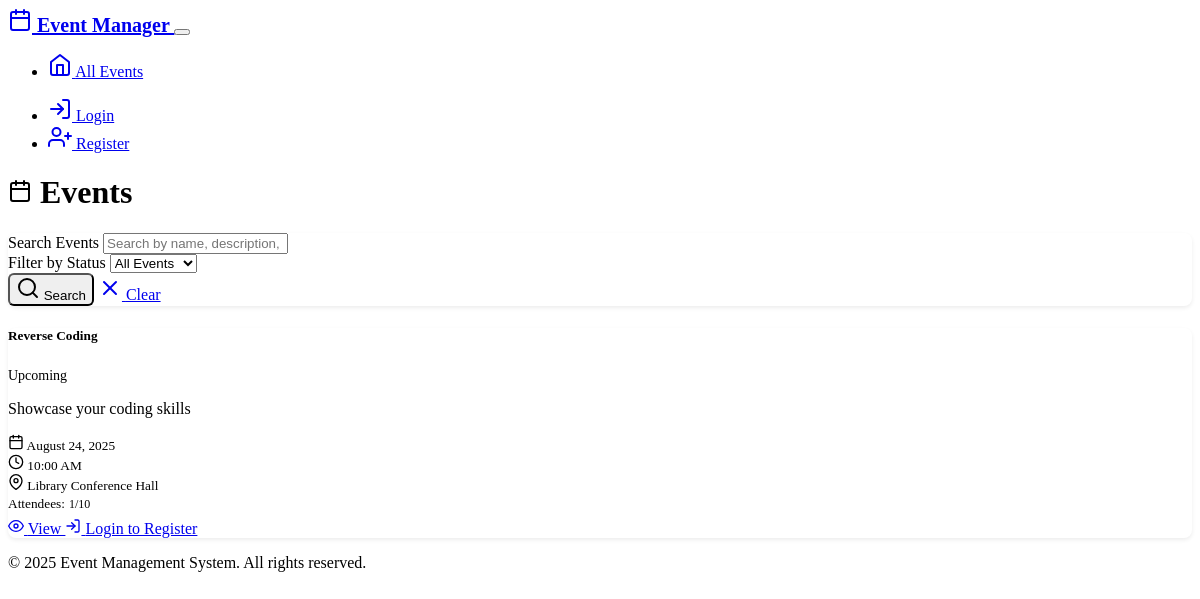
The page / on the database its author committed.
### models.py (models this page shows, shortened)
class Event(db.Model):
    id = db.Column(db.Integer, primary_key=True)
    name = db.Column(db.String(200), nullable=False)
    description = db.Column(db.Text, nullable=True)
    date = db.Column(db.Date, nullable=False)
    time = db.Column(db.Time, nullable=False)
    location = db.Column(db.String(300), nullable=False)
    max_attendees = db.Column(db.Integer, default=100)
    created_at = db.Column(db.DateTime, default=datetime.utcnow)
    updated_at = db.Column(db.DateTime, default=datetime.utcnow, onupdate=datetime.utcnow)
    created_by = db.Column(db.Integer, db.ForeignKey('user.id'), nullable=False)
    attendees = db.relationship('Attendee', backref='event', lazy=True, cascade='all, delete-orphan')
    @property
    def status(self):
        now = datetime.now()
        event_datetime = datetime.combine(self.date, self.time)
        if event_datetime > now:
            return 'upcoming'
        elif event_datetime.date() == now.date():
            return 'ongoing'
        else:
            return 'completed'
    @property
    def attendee_count(self):
        return db.session.query(Attendee).filter_by(event_id=self.id).count()

### routes.py (the view, shortened to what this page needs)
@app.route('/')
def index():
    search = request.args.get('search', '')
    status_filter = request.args.get('status', 'all')
    query = Event.query
    all_events = query.order_by(Event.date.desc(), Event.time.desc()).all()
    if status_filter != 'all':
        all_events = [event for event in all_events if event.status == status_filter]
    return render_template('index.html',
                         events=all_events,
                         search=search,
                         status_filter=status_filter)

### templates/index.html (shortened to what this page needs)
{% extends "base.html" %}
{% block content %}
<div class="row">
    <div class="col-12">
        <div class="d-flex justify-content-between align-items-center mb-4">
            <h1 class="display-4">
                <i data-feather="calendar" class="me-3"></i>
                Events
            </h1>
        </div>
        <div class="card mb-4">
            <div class="card-body">
                <form method="GET" action="{{ url_for('index') }}" class="row g-3">
                    <div class="col-md-6">
                        <label for="search" class="form-label">Search Events</label>
                        <input type="text" class="form-control" id="search" name="search"
                               value="{{ search }}" placeholder="Search by name, description, or location">
                    </div>
                    <div class="col-md-4">
                        <label for="status" class="form-label">Filter by Status</label>
                        <select class="form-select" id="status" name="status">
                            <option value="all" {% if status_filter == 'all' %}selected{% endif %}>All Events</option>
                        </select>
                    </div>
                    <div class="col-md-2 d-flex align-items-end">
                        <button type="submit" class="btn btn-outline-primary me-2">
                            <i data-feather="search" class="me-1"></i>
                            Search
                        </button>
                        <a href="{{ url_for('index') }}" class="btn btn-outline-secondary">
                            <i data-feather="x" class="me-1"></i>
                            Clear
                        </a>
                    </div>
                </form>
            </div>
        </div>
        {% if events %}
            <div class="row">
                {% for event in events %}
                    <div class="col-lg-6 col-xl-4 mb-4">
                        <div class="card h-100">
                            <div class="card-header d-flex justify-content-between align-items-center">
                                <h5 class="card-title mb-0">{{ event.name }}</h5>
                                {% if event.status == 'upcoming' %}
                                    <span class="badge bg-primary">Upcoming</span>
                                {% elif event.status == 'ongoing' %}
                                    <span class="badge bg-success">Ongoing</span>
                                {% else %}
                                    <span class="badge bg-secondary">Completed</span>
                                {% endif %}
                            </div>
                            <div class="card-body">
                                {% if event.description %}
                                    <p class="card-text">{{ event.description[:100] }}{% if event.description|length > 100 %}...{% endif %}</p>
                                {% endif %}
                                <div class="mb-2">
                                    <small class="text-muted">
                                        <i data-feather="calendar" width="16" height="16" class="me-1"></i>
                                        {{ event.date.strftime('%B %d, %Y') }}
                                    </small>
                                </div>
                                <div class="mb-2">
                                    <small class="text-muted">
                                        <i data-feather="clock" width="16" height="16" class="me-1"></i>
                                        {{ event.time.strftime('%I:%M %p') }}
                                    </small>
                                </div>
                                <div class="mb-3">
                                    <small class="text-muted">
                                        <i data-feather="map-pin" width="16" height="16" class="me-1"></i>
                                        {{ event.location }}
                                    </small>
                                </div>
                                <div class="mb-3">
                                    <div class="d-flex justify-content-between align-items-center">
                                        <small class="text-muted">Attendees:</small>
                                        <span class="badge bg-info">{{ event.attendee_count }}/{{ event.max_attendees }}</span>
                                    </div>
                                    {% if event.max_attendees > 0 %}
                                        <div class="progress mt-1" style="height: 6px;">
                                        </div>
                                    {% endif %}
                                </div>
                            </div>
                            <div class="card-footer bg-transparent">
                                <div class="d-flex gap-2">
                                    <a href="{{ url_for('event_detail', id=event.id) }}" class="btn btn-sm btn-outline-primary">
                                        <i data-feather="eye" width="16" height="16" class="me-1"></i>
                                        View
                                    </a>
                                    {% if current_user.is_authenticated and event.status != 'completed' and event.available_spots > 0 %}
                                        <a href="{{ url_for('register_for_event', id=event.id) }}" class="btn btn-sm btn-success ms-auto">
                                            <i data-feather="user-plus" width="16" height="16" class="me-1"></i>
                                            Register
                                        </a>
                                    {% elif not current_user.is_authenticated %}
                                        <a href="{{ url_for('login') }}" class="btn btn-sm btn-info ms-auto">
                                            <i data-feather="log-in" width="16" height="16" class="me-1"></i>
                                            Login to Register
                                        </a>
                                    {% endif %}
                                </div>
                            </div>
                        </div>
                    </div>
                {% endfor %}
            </div>
        {% endif %}
    </div>
</div>
{% endblock %}

### templates/base.html (shortened to what this page needs)
<!DOCTYPE html>
<html lang="en" data-bs-theme="dark">
<head>
    <link href="https://cdn.replit.com/agent/bootstrap-agent-dark-theme.min.css" rel="stylesheet">
    <link rel="stylesheet" href="{{ url_for('static', filename='css/custom.css') }}">
</head>
<body>
    <nav class="navbar navbar-expand-lg navbar-dark bg-dark">
        <div class="container">
            <a class="navbar-brand" href="{{ url_for('index') }}">
                <i data-feather="calendar" class="me-2"></i>
                Event Manager
            </a>
            <button class="navbar-toggler" type="button" data-bs-toggle="collapse" data-bs-target="#navbarNav">
            </button>
            <div class="collapse navbar-collapse" id="navbarNav">
                <ul class="navbar-nav me-auto">
                    <li class="nav-item">
                        <a class="nav-link" href="{{ url_for('index') }}">
                            <i data-feather="home" class="me-1"></i>
                            All Events
                        </a>
                    </li>
                </ul>
                <ul class="navbar-nav ms-auto">
                    {% if current_user.is_authenticated %}
                        <li class="nav-item dropdown">
                            <a class="nav-link dropdown-toggle" href="#" id="navbarDropdown" role="button" data-bs-toggle="dropdown">
                                <i data-feather="user" class="me-1"></i>
                                {{ current_user.username }}
                                {% if current_user.is_admin %}
                                    <span class="badge bg-primary ms-1">Admin</span>
                                {% endif %}
                            </a>
                            <ul class="dropdown-menu">
                                <li><a class="dropdown-item" href="{{ url_for('profile') }}">
                                    <i data-feather="user" class="me-2"></i>Profile
                                </a></li>
                                <li><hr class="dropdown-divider"></li>
                                <li><a class="dropdown-item" href="{{ url_for('logout') }}">
                                    <i data-feather="log-out" class="me-2"></i>Logout
                                </a></li>
                            </ul>
                        </li>
                    {% else %}
                        <li class="nav-item">
                            <a class="nav-link" href="{{ url_for('login') }}">
                                <i data-feather="log-in" class="me-1"></i>
                                Login
                            </a>
                        </li>
                        <li class="nav-item">
                            <a class="nav-link" href="{{ url_for('register') }}">
                                <i data-feather="user-plus" class="me-1"></i>
                                Register
                            </a>
                        </li>
                    {% endif %}
                </ul>
            </div>
        </div>
    </nav>
    <main class="container my-4">
        {% block content %}{% endblock %}
    </main>
    <footer class="bg-dark text-light py-4 mt-5">
        <div class="container text-center">
            <p class="mb-0">&copy; 2025 Event Management System. All rights reserved.</p>
        </div>
    </footer>
</body>
</html>

### static/css/custom.css (style rules this page uses)
:root { --event-card-shadow: 0 0.125rem 0.25rem rgba(0, 0, 0, 0.075); --event-card-hover-shadow: 0 0.5rem 1rem rgba(0, 0, 0, 0.15); --border-radius-lg: 0.5rem; }
.card { border-radius: var(--border-radius-lg); box-shadow: var(--event-card-shadow); transition: box-shadow 0.3s ease-in-out, transform 0.2s ease-in-out; }
.progress { border-radius: 0.25rem; overflow: hidden; }
.badge { font-size: 0.75em; font-weight: 500; }
.form-label { font-weight: 500; margin-bottom: 0.5rem; }
.btn { border-radius: 0.375rem; font-weight: 500; transition: all 0.2s ease-in-out; }
.navbar-brand { font-weight: 600; font-size: 1.25rem; }
.navbar-nav .nav-link { font-weight: 500; transition: color 0.2s ease-in-out; }
footer { margin-top: auto; }
.card-header { font-weight: 600; }
.card-header .badge { font-size: 0.875em; }

### rows shown on the page
Event: name "Reverse Coding", shows "Upcoming", description "Showcase your coding skills", date "August 24, 2025", time "10:00 AM", location "Library Conference Hall", attendee_count "1", max_attendees "10"
